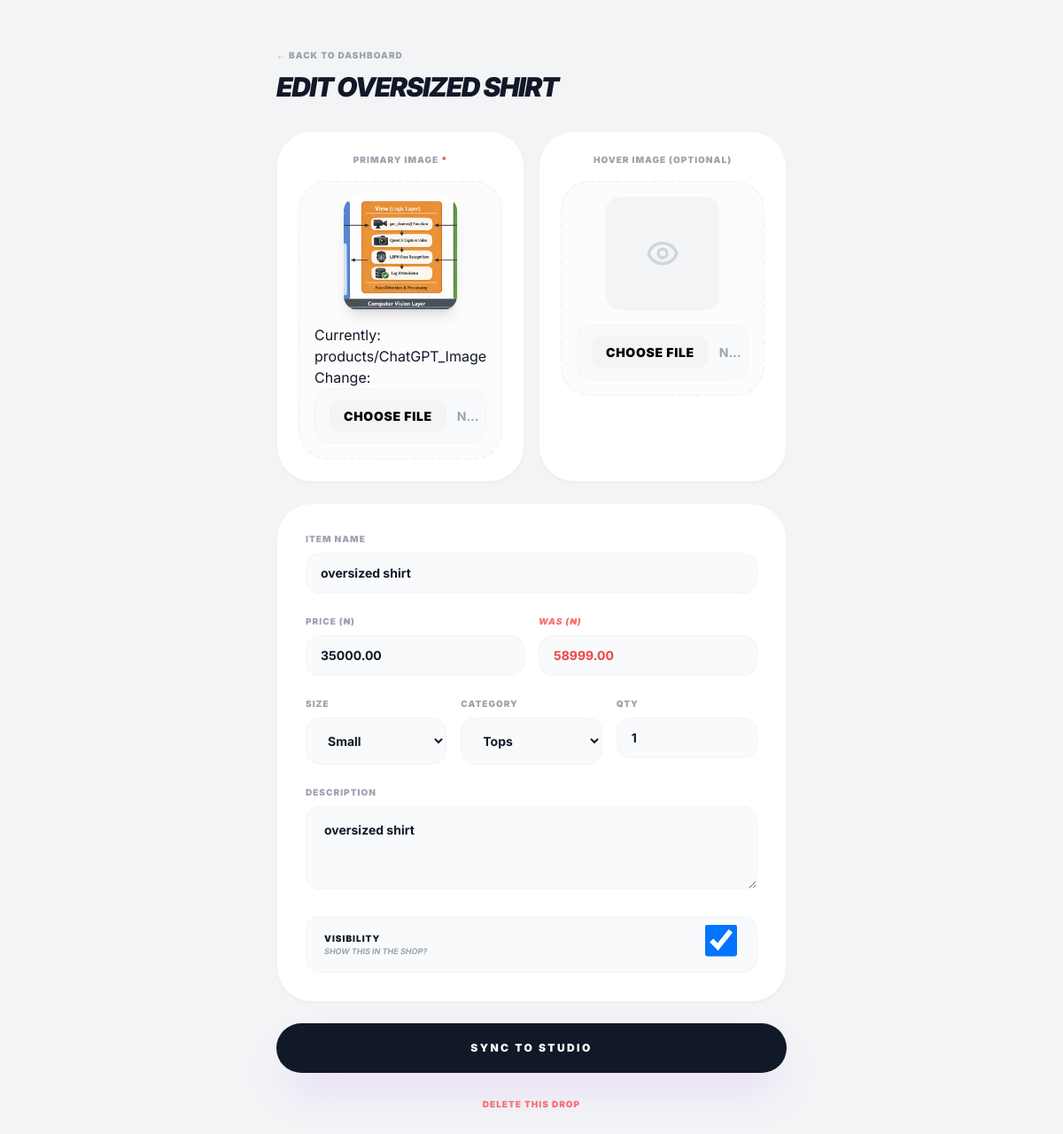
The page /owner/product/edit/2/ (signed in) on the database its author committed.
### store/models.py (models this page shows, shortened)
class Product(models.Model):
    name = models.CharField(max_length=200)
    description = models.TextField(blank=True, help_text="Detailed info for the Product Page")
    price = models.DecimalField(max_digits=12, decimal_places=2, help_text="The current selling price")
    original_price = models.DecimalField(max_digits=12, decimal_places=2, null=True, blank=True, help_text="Slashed price (e.g., 50000)")
    quantity = models.PositiveIntegerField(default=1, help_text="How many units are in stock")
    is_available = models.BooleanField(default=True)
    image = models.ImageField(upload_to='products/', help_text="Primary display image")
    image_hover = models.ImageField(upload_to='products/', blank=True, null=True, help_text="Secondary/Detail image")
    size = models.CharField(max_length=10, choices=SIZE_CHOICES) # Increased max_length for safety
    category = models.CharField(max_length=20, choices=CATEGORY_CHOICES, default='DRESS')
    favorites = models.ManyToManyField(User, related_name="favorites", blank=True)
    created_at = models.DateTimeField(auto_now_add=True)

### store/views.py (the view)
# urls.py: path('owner/product/edit/<int:product_id>/', views.edit_product, name='edit_product'),
@user_passes_test(is_owner)
def edit_product(request, product_id):
    product = get_object_or_404(Product, id=product_id)
    if request.method == 'POST':
        form = ProductForm(request.POST, request.FILES, instance=product)
        if form.is_valid():
            form.save()
            return redirect('owner_dashboard')
    else:
        form = ProductForm(instance=product)
    return render(request, 'store/product_form.html', {'form': form, 'title': f'Edit {product.name}'})

### store/context_processors.py (called while the page is built)
def store_info(request):
    return {
        'store': StoreSettings.load()
    }

### store/models.py (called while the page is built)
    @classmethod
    def load(cls):
        obj, created = cls.objects.get_or_create(pk=1)
        return obj

### store/views.py (called while the page is built)
def is_owner(user):
    return user.is_authenticated and user.is_staff

### templates/store/product_form.html (shortened to what this page needs)
<!DOCTYPE html>
<html lang="en">
<head>
    <script src="https://cdn.tailwindcss.com"></script>
</head>
<body class="bg-[#F3F4F6] text-gray-900 min-h-screen">
    <div class="max-w-2xl mx-auto p-6 md:p-12">
        <div class="flex items-center justify-between mb-8">
            <div>
                <a href="{% url 'owner_dashboard' %}" class="text-[10px] font-black uppercase tracking-widest text-gray-400 hover:text-purple-600 transition">← Back to Dashboard</a>
                <h1 class="text-3xl font-black tracking-tighter mt-2 italic uppercase">{{ title }}</h1>
            </div>
        </div>
        <form method="POST" enctype="multipart/form-data" class="space-y-6">
            <div class="grid grid-cols-1 md:grid-cols-2 gap-4">
                <div class="bg-white p-6 rounded-[2.5rem] shadow-sm border border-gray-100">
                    <label class="block text-[10px] font-black text-gray-400 uppercase tracking-widest mb-4 text-center">Primary Image <span class="text-red-500">*</span></label>
                    <div class="flex flex-col items-center justify-center border-2 border-dashed border-gray-100 rounded-[2rem] p-4 bg-gray-50/50">
                        <div id="primary-preview" class="w-full flex justify-center">
                            {% if form.instance.image %}
                                <img src="{{ form.instance.image.url }}" class="w-32 h-32 object-cover rounded-2xl mb-4 shadow-lg">
                            {% endif %}
                        </div>
                        <div class="overflow-hidden relative w-full">
                            {{ form.image }}
                        </div>
                    </div>
                </div>
                <div class="bg-white p-6 rounded-[2.5rem] shadow-sm border border-gray-100">
                    <label class="block text-[10px] font-black text-gray-400 uppercase tracking-widest mb-4 text-center">Hover Image (Optional)</label>
                    <div class="flex flex-col items-center justify-center border-2 border-dashed border-gray-100 rounded-[2rem] p-4 bg-gray-50/50">
                        <div id="hover-preview" class="w-full flex justify-center">
                            {% if form.instance.image_hover %}
                                <img src="{{ form.instance.image_hover.url }}" class="w-32 h-32 object-cover rounded-2xl mb-4 shadow-lg">
                            {% else %}
                                <div class="w-32 h-32 flex items-center justify-center bg-gray-100 rounded-2xl mb-4 text-gray-300">
                                </div>
                            {% endif %}
                        </div>
                        <div class="overflow-hidden relative w-full">
                            {{ form.image_hover }}
                        </div>
                    </div>
                </div>
            </div>
            <div class="bg-white p-8 rounded-[2.5rem] shadow-sm border border-gray-100 space-y-6">
                <div>
                    <label class="block text-[10px] font-black text-gray-400 uppercase tracking-widest mb-2">Item Name</label>
                    {{ form.name }}
                </div>
                <div class="grid grid-cols-2 gap-4">
                    <div>
                        <label class="block text-[10px] font-black text-gray-400 uppercase tracking-widest mb-2">Price (₦)</label>
                        {{ form.price }}
                    </div>
                    <div>
                        <label class="block text-[10px] font-black text-red-400 uppercase tracking-widest mb-2 italic">Was (₦)</label>
                        {{ form.original_price }}
                    </div>
                </div>
                <div class="grid grid-cols-3 gap-4">
                    <div>
                        <label class="block text-[10px] font-black text-gray-400 uppercase tracking-widest mb-2">Size</label>
                        {{ form.size }}
                    </div>
                    <div>
                        <label class="block text-[10px] font-black text-gray-400 uppercase tracking-widest mb-2">Category</label>
                        {{ form.category }}
                    </div>
                    <div>
                        <label class="block text-[10px] font-black text-gray-400 uppercase tracking-widest mb-2">Qty</label>
                        {{ form.quantity }}
                    </div>
                </div>
                <div>
                    <label class="block text-[10px] font-black text-gray-400 uppercase tracking-widest mb-2">Description</label>
                    {{ form.description }}
                </div>
                <div class="flex items-center justify-between bg-gray-50 border border-gray-100 rounded-2xl px-5 py-4">
                    <div class="flex flex-col">
                        <span class="text-[10px] font-black uppercase text-gray-900 tracking-widest">Visibility</span>
                        <span class="text-[9px] font-bold text-gray-400 uppercase italic">Show this in the shop?</span>
                    </div>
                    <div class="scale-150 mr-2">
                        {{ form.is_available }}
                    </div>
                </div>
            </div>
            <div class="flex flex-col gap-3">
                <button type="submit" class="w-full bg-gray-900 text-white py-5 rounded-[2rem] font-black text-xs uppercase tracking-[0.2em] hover:bg-purple-600 shadow-2xl shadow-purple-500/20 transition transform active:scale-[0.98]">
                    Sync to Studio
                </button>
                {% if 'Edit' in title %}
                <button type="button" onclick="confirmDelete()" class="w-full py-4 text-red-400 text-[10px] font-black uppercase tracking-widest hover:text-red-600 transition">
                    Delete this Drop
                </button>
                {% endif %}
            </div>
        </form>
    </div>
</body>
</html>

### templates/store/product_form.html (style rules this page uses)
body { font-family: 'Inter', sans-serif; }
input[type="file"] { font-size: 0.7rem; color: #9CA3AF; }
input:not([type="checkbox"]), select, textarea { width: 100%; background-color: #F9FAFB; border: 1px solid #F3F4F6; padding: 12px 16px; border-radius: 16px; font-weight: 700; font-size: 0.875rem; outline: none !important; transition: all 0.2s; }

### rows shown on the page
Product: instance.image (picture), name "oversized shirt", price "35000.00", original_price "58999.00", size "Small", category "Tops", quantity "1", description "oversized shirt", is_available "☑"

### other values the page prints
{{ title }} "EDIT OVERSIZED SHIRT"
